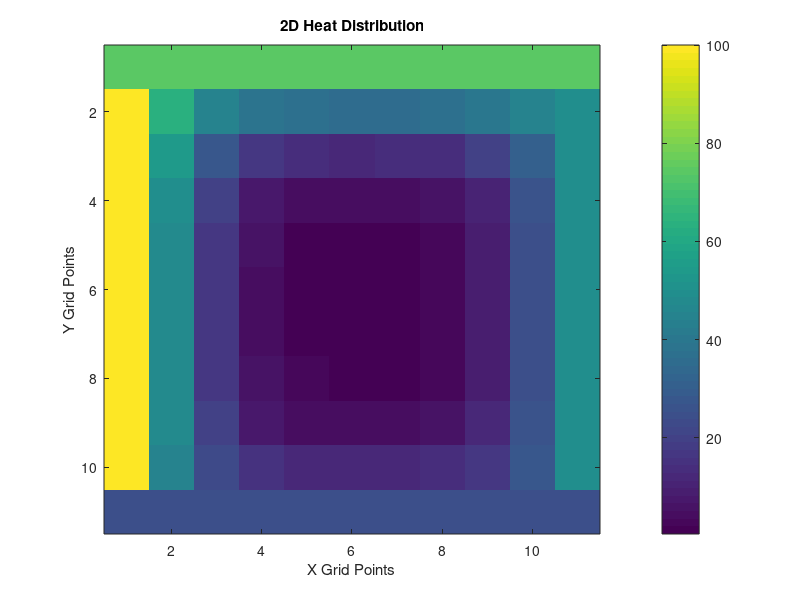

Write the MATLAB code that produced this figure.
% MATLAB Simulation: 2D Heat Conduction (Finite Difference Method)

% Parameters
dx = 0.01;  % Grid spacing in x-direction
dy = 0.01;  % Grid spacing in y-direction
Lx = 0.1;   % Length of the plate in x-direction
Ly = 0.1;   % Length of the plate in y-direction
Nx = round(Lx/dx) + 1;  % Number of grid points in x
Ny = round(Ly/dy) + 1;  % Number of grid points in y
alpha = 1e-4;  % Thermal diffusivity
dt = 0.001;  % Time step
Tmax = 1;    % Maximum simulation time

% Initialize temperature field
T = zeros(Nx, Ny);

% Boundary Conditions
T(:,1) = 100; % Left boundary: 100C
T(:,end) = 50; % Right boundary: 50C
T(1,:) = 75;  % Top boundary: 75C
T(end,:) = 25; % Bottom boundary: 25C

% Time-stepping loop
for t = 0:dt:Tmax
    T_new = T;
    for i = 2:Nx-1
        for j = 2:Ny-1
            % Finite Difference Approximation (Explicit Scheme)
            T_new(i,j) = T(i,j) + alpha * dt * ((T(i+1,j) - 2*T(i,j) + T(i-1,j)) / dx^2 + ...
                                            (T(i,j+1) - 2*T(i,j) + T(i,j-1)) / dy^2);
        end
    end
    T = T_new;
end

% Post-Processing & Visualization
figure;
imagesc(T);
colorbar;
title('2D Heat Distribution');
xlabel('X Grid Points');
ylabel('Y Grid Points');

% Save results to file
csvwrite('heat_distribution_results.csv', T);
disp('Simulation complete. Results saved to heat_distribution_results.csv');
